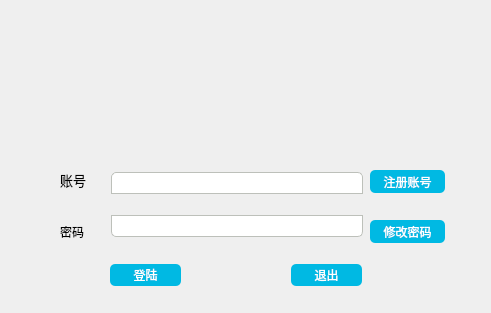
<?xml version="1.0" encoding="UTF-8"?>
<ui version="4.0">
 <class>Login</class>
 <widget class="QDialog" name="Login">
  <property name="geometry">
   <rect>
    <x>0</x>
    <y>0</y>
    <width>491</width>
    <height>313</height>
   </rect>
  </property>
  <property name="windowTitle">
   <string>Dialog</string>
  </property>
  <property name="styleSheet">
   <string notr="true">border-bottom-radius:5px;

</string>
  </property>
  <widget class="QLabel" name="label_3">
   <property name="geometry">
    <rect>
     <x>-20</x>
     <y>0</y>
     <width>531</width>
     <height>161</height>
    </rect>
   </property>
   <property name="text">
    <string>&lt;html&gt;&lt;head/&gt;&lt;body&gt;&lt;p align=&quot;center&quot;&gt;&lt;img src=&quot;:/new/prefix1/images/loginimage.png&quot; width=&quot;511&quot; height=&quot;161&quot;/&gt;&lt;/p&gt;&lt;/body&gt;&lt;/html&gt;</string>
   </property>
  </widget>
  <widget class="QWidget" name="layoutWidget">
   <property name="geometry">
    <rect>
     <x>60</x>
     <y>170</y>
     <width>52</width>
     <height>71</height>
    </rect>
   </property>
   <layout class="QHBoxLayout" name="horizontalLayout">
    <item>
     <layout class="QVBoxLayout" name="verticalLayout_2">
      <item>
       <widget class="QLabel" name="label">
        <property name="font">
         <font>
          <family>微软雅黑</family>
          <pointsize>9</pointsize>
          <weight>50</weight>
          <italic>false</italic>
          <bold>false</bold>
         </font>
        </property>
        <property name="styleSheet">
         <string notr="true">
font: 9pt &quot;微软雅黑&quot;;

</string>
        </property>
        <property name="text">
         <string>&lt;html&gt;&lt;head/&gt;&lt;body&gt;&lt;p&gt;&lt;span style=&quot; font-size:10pt;&quot;&gt;账号&lt;/span&gt;&lt;/p&gt;&lt;/body&gt;&lt;/html&gt;</string>
        </property>
       </widget>
      </item>
      <item>
       <spacer name="verticalSpacer_2">
        <property name="orientation">
         <enum>Qt::Vertical</enum>
        </property>
        <property name="sizeHint" stdset="0">
         <size>
          <width>20</width>
          <height>13</height>
         </size>
        </property>
       </spacer>
      </item>
      <item>
       <widget class="QLabel" name="label_2">
        <property name="font">
         <font>
          <family>微软雅黑</family>
          <pointsize>9</pointsize>
          <weight>50</weight>
          <italic>false</italic>
          <bold>false</bold>
         </font>
        </property>
        <property name="styleSheet">
         <string notr="true">
font: 9pt &quot;微软雅黑&quot;;

</string>
        </property>
        <property name="text">
         <string>密码</string>
        </property>
       </widget>
      </item>
     </layout>
    </item>
    <item>
     <spacer name="horizontalSpacer_2">
      <property name="orientation">
       <enum>Qt::Horizontal</enum>
      </property>
      <property name="sizeHint" stdset="0">
       <size>
        <width>18</width>
        <height>20</height>
       </size>
      </property>
     </spacer>
    </item>
   </layout>
  </widget>
  <widget class="QWidget" name="layoutWidget">
   <property name="geometry">
    <rect>
     <x>111</x>
     <y>172</y>
     <width>252</width>
     <height>65</height>
    </rect>
   </property>
   <layout class="QVBoxLayout" name="verticalLayout">
    <item>
     <widget class="QLineEdit" name="lineEdit">
      <property name="styleSheet">
       <string notr="true">border-top-right-radius:5px;
border-top-left-radius:5px;
border:1 solid #BDC0BA;
height:20px;</string>
      </property>
     </widget>
    </item>
    <item>
     <spacer name="verticalSpacer">
      <property name="orientation">
       <enum>Qt::Vertical</enum>
      </property>
      <property name="sizeHint" stdset="0">
       <size>
        <width>20</width>
        <height>13</height>
       </size>
      </property>
     </spacer>
    </item>
    <item>
     <widget class="QLineEdit" name="lineEdit_2">
      <property name="contextMenuPolicy">
       <enum>Qt::DefaultContextMenu</enum>
      </property>
      <property name="styleSheet">
       <string notr="true">border-bottom-right-radius:5px;
border-bottom-left-radius:5px;
border:1 solid #BDC0BA;
height:20px;</string>
      </property>
      <property name="echoMode">
       <enum>QLineEdit::Password</enum>
      </property>
     </widget>
    </item>
   </layout>
  </widget>
  <widget class="QWidget" name="layoutWidget">
   <property name="geometry">
    <rect>
     <x>110</x>
     <y>260</y>
     <width>252</width>
     <height>31</height>
    </rect>
   </property>
   <layout class="QHBoxLayout" name="horizontalLayout_2">
    <item>
     <widget class="QPushButton" name="pushButton">
      <property name="styleSheet">
       <string notr="true">color: rgb(255, 255, 255);
font: 9pt &quot;微软雅黑&quot;;
background-color: rgb(0, 185, 227);
border-radius:5px;
width:71px;
 height:22px;</string>
      </property>
      <property name="text">
       <string>登陆</string>
      </property>
     </widget>
    </item>
    <item>
     <spacer name="horizontalSpacer">
      <property name="orientation">
       <enum>Qt::Horizontal</enum>
      </property>
      <property name="sizeHint" stdset="0">
       <size>
        <width>88</width>
        <height>20</height>
       </size>
      </property>
     </spacer>
    </item>
    <item>
     <widget class="QPushButton" name="pushButton_2">
      <property name="styleSheet">
       <string notr="true">color: rgb(255, 255, 255);
font: 9pt &quot;微软雅黑&quot;;
background-color: rgb(0, 185, 227);
border-radius:5px;
width:71px;
 height:22px;</string>
      </property>
      <property name="text">
       <string>退出</string>
      </property>
     </widget>
    </item>
   </layout>
  </widget>
  <widget class="QPushButton" name="pushButton_3">
   <property name="geometry">
    <rect>
     <x>370</x>
     <y>170</y>
     <width>75</width>
     <height>23</height>
    </rect>
   </property>
   <property name="font">
    <font>
     <family>微软雅黑</family>
     <pointsize>9</pointsize>
     <weight>50</weight>
     <italic>false</italic>
     <bold>false</bold>
    </font>
   </property>
   <property name="styleSheet">
    <string notr="true">color: rgb(255, 255, 255);
font: 9pt &quot;微软雅黑&quot;;
background-color: rgb(0, 185, 227);
border-radius:5px;
width:71px;
 height:22px;</string>
   </property>
   <property name="text">
    <string>注册账号</string>
   </property>
  </widget>
  <widget class="QPushButton" name="pushButton_5">
   <property name="geometry">
    <rect>
     <x>370</x>
     <y>220</y>
     <width>75</width>
     <height>23</height>
    </rect>
   </property>
   <property name="font">
    <font>
     <family>微软雅黑</family>
     <pointsize>9</pointsize>
     <weight>50</weight>
     <italic>false</italic>
     <bold>false</bold>
    </font>
   </property>
   <property name="styleSheet">
    <string notr="true">color: rgb(255, 255, 255);
font: 9pt &quot;微软雅黑&quot;;
background-color: rgb(0, 185, 227);
border-radius:5px;
width:71px;
 height:22px;</string>
   </property>
   <property name="text">
    <string>修改密码</string>
   </property>
  </widget>
 </widget>
 <resources/>
 <connections>
  <connection>
   <sender>pushButton_2</sender>
   <signal>clicked()</signal>
   <receiver>Login</receiver>
   <slot>close()</slot>
   <hints>
    <hint type="sourcelabel">
     <x>326</x>
     <y>283</y>
    </hint>
    <hint type="destinationlabel">
     <x>240</x>
     <y>193</y>
    </hint>
   </hints>
  </connection>
 </connections>
</ui>
